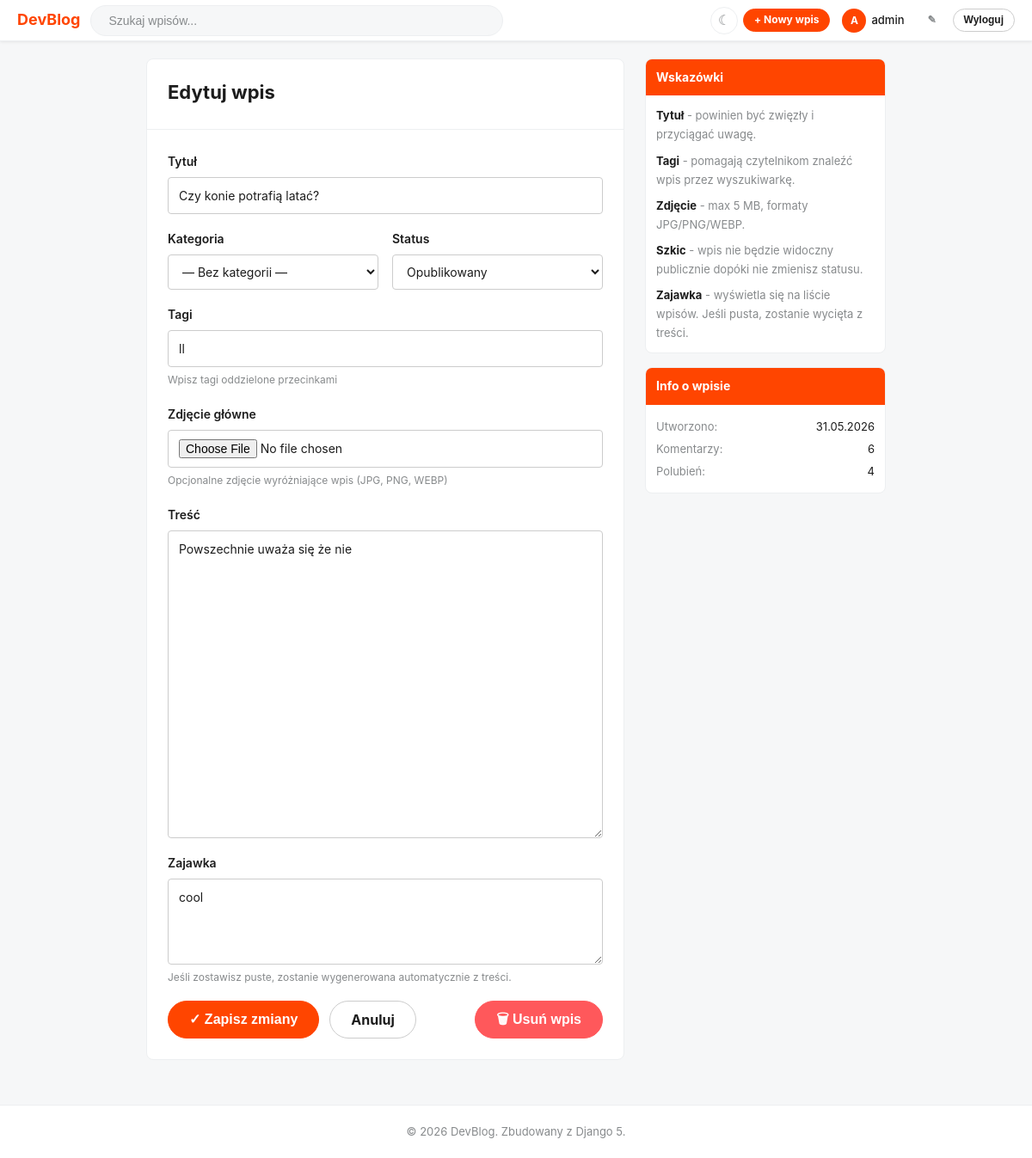
The page /wpis/1/edytuj/ (signed in) on the database its author committed.
### blog/models.py (models this page shows, shortened)
class Post(models.Model):
    STATUS_DRAFT = "draft"
    STATUS_PUBLISHED = "published"
    STATUS_CHOICES = [
        (STATUS_DRAFT, "Szkic"),
        (STATUS_PUBLISHED, "Opublikowany"),
    ]
    title = models.CharField(max_length=250, verbose_name="Tytuł")
    slug = models.SlugField(max_length=250, unique_for_date="publish_date", verbose_name="Slug")
    author = models.ForeignKey(
        User, on_delete=models.CASCADE, related_name="posts", verbose_name="Autor"
    )
    category = models.ForeignKey(
        Category, on_delete=models.SET_NULL, null=True, blank=True,
        related_name="posts", verbose_name="Kategoria"
    )
    body = models.TextField(verbose_name="Treść")
    excerpt = models.TextField(max_length=500, blank=True, verbose_name="Zajawka")
    image = models.ImageField(
        upload_to=post_image_path,
        null=True,
        blank=True,
        verbose_name="Zdjęcie główne",
        help_text="Opcjonalne zdjęcie wyróżniające wpis (JPG, PNG, WEBP)"
    )
    status = models.CharField(
        max_length=10, choices=STATUS_CHOICES, default=STATUS_DRAFT, verbose_name="Status"
    )
    publish_date = models.DateTimeField(default=timezone.now, verbose_name="Data publikacji")
    created_at = models.DateTimeField(auto_now_add=True)
    updated_at = models.DateTimeField(auto_now=True)
    likes = models.ManyToManyField(
        User, related_name="liked_posts", blank=True, verbose_name="Polubienia"
    )
    tags = TaggableManager(blank=True, verbose_name="Tagi")
    class Meta:
        verbose_name = "Wpis"
        verbose_name_plural = "Wpisy"
        ordering = ["-publish_date"]
        indexes = [
            models.Index(fields=["-publish_date"]),
            models.Index(fields=["status"]),
            models.Index(fields=["slug"]),
        ]
    def get_absolute_url(self):
        return reverse(
            "blog:post_detail",
            kwargs={
                "year": self.publish_date.year,
                "month": self.publish_date.month,
                "day": self.publish_date.day,
                "slug": self.slug,
            },
        )
    def get_like_count(self):
        return self.likes.count()
    def get_comment_count(self):
        return self.comments.filter(active=True).count()

### blog/views.py (the view)
# urls.py: path("wpis/<int:pk>/edytuj/", views.post_edit, name="post_edit"),
@login_required
def post_edit(request, pk):
    post = get_object_or_404(Post, pk=pk)
    if request.user != post.author and not request.user.is_staff:
        messages.error(request, "Nie masz uprawnień do edycji tego wpisu.")
        return redirect(post.get_absolute_url())
    if request.method == "POST":
        form = PostForm(request.POST, request.FILES, instance=post)
        if form.is_valid():
            updated_post = form.save(commit=False)
            updated_post.save()
            tags_value = form.cleaned_data.get("tags_input", "")
            if tags_value.strip():
                tag_list = [t.strip() for t in tags_value.split(",") if t.strip()]
                post.tags.set(tag_list)
            else:
                post.tags.clear()
    else:
        form = PostForm(instance=post)
    return render(request, "blog/post_form.html", {
        "form": form,
        "post": post,
        "page_title": f"Edytuj: {post.title}",
        "action": "edit",
    })

### blog/models.py (called while the page is built)
    def __str__(self):
        return self.name

### templates/blog/post_form.html (shortened to what this page needs)
{% extends "blog/base.html" %}
{% block content %}
<div class="layout" style="max-width:900px; grid-template-columns: 1fr 280px;">
    <main>
        <div class="post-detail">
            <div class="post-detail__header">
                <h1 class="post-detail__title" style="font-size:22px;">
                    {% if action == "create" %} Nowy wpis{% else %} Edytuj wpis{% endif %}
                </h1>
            </div>
            <div class="post-detail__body" style="padding:24px;">
                <form method="post" enctype="multipart/form-data">
                    <div class="form-group">
                        <label class="form-label" for="{{ form.title.id_for_label }}">
                            {{ form.title.label }}
                        </label>
                        {{ form.title }}
                    </div>
                    <div style="display:grid; grid-template-columns:1fr 1fr; gap:16px;">
                        <div class="form-group">
                            <label class="form-label" for="{{ form.category.id_for_label }}">
                                {{ form.category.label }}
                            </label>
                            {{ form.category }}
                        </div>
                        <div class="form-group">
                            <label class="form-label" for="{{ form.status.id_for_label }}">
                                {{ form.status.label }}
                            </label>
                            {{ form.status }}
                        </div>
                    </div>
                    <div class="form-group">
                        <label class="form-label" for="{{ form.tags_input.id_for_label }}">
                            {{ form.tags_input.label }}
                        </label>
                        {{ form.tags_input }}
                        <p class="form-hint">{{ form.tags_input.help_text }}</p>
                    </div>
                    <div class="form-group">
                        <label class="form-label" for="{{ form.image.id_for_label }}">
                            {{ form.image.label }}
                        </label>
                        {{ form.image }}
                        <p class="form-hint">{{ form.image.help_text }}</p>
                    </div>
                    <div class="form-group">
                        <label class="form-label" for="{{ form.body.id_for_label }}">
                            {{ form.body.label }}
                        </label>
                        {{ form.body }}
                    </div>
                    <div class="form-group">
                        <label class="form-label" for="{{ form.excerpt.id_for_label }}">
                            {{ form.excerpt.label }}
                        </label>
                        {{ form.excerpt }}
                        <p class="form-hint">Jeśli zostawisz puste, zostanie wygenerowana automatycznie z treści.</p>
                    </div>
                    <div style="display:flex; gap:12px; flex-wrap:wrap; margin-top:8px;">
                        <button type="submit" class="btn btn--primary btn--lg">
                            {% if action == "create" %}&#10003; Opublikuj wpis{% else %}&#10003; Zapisz zmiany{% endif %}
                        </button>
                        {% if action == "edit" and post %}
                        <a href="{{ post.get_absolute_url }}" class="btn btn--outline btn--lg">
                            Anuluj
                        </a>
                        <button
                            type="button"
                            class="btn btn--danger btn--lg"
                            onclick="document.getElementById('delete-form').style.display='block'; this.style.display='none';"
                            style="margin-left:auto;"
                        >
                            &#128465; Usuń wpis
                        </button>
                        {% else %}
                        <a href="{% url 'blog:home' %}" class="btn btn--outline btn--lg">
                            Anuluj
                        </a>
                        {% endif %}
                    </div>
                </form>
            </div>
        </div>
    </main>
    <aside class="sidebar">
        <div class="sidebar__widget">
            <div class="sidebar__widget-header"> Wskazówki</div>
            <div class="sidebar__widget-body" style="font-size:13px; line-height:1.7; color: var(--color-text-meta);">
                <p style="margin-bottom:8px;"><strong style="color:var(--color-text);">Tytuł</strong> - powinien być zwięzły i przyciągać uwagę.</p>
                <p style="margin-bottom:8px;"><strong style="color:var(--color-text);">Tagi</strong> - pomagają czytelnikom znaleźć wpis przez wyszukiwarkę.</p>
                <p style="margin-bottom:8px;"><strong style="color:var(--color-text);">Zdjęcie</strong> - max 5 MB, formaty JPG/PNG/WEBP.</p>
                <p style="margin-bottom:8px;"><strong style="color:var(--color-text);">Szkic</strong> - wpis nie będzie widoczny publicznie dopóki nie zmienisz statusu.</p>
                <p><strong style="color:var(--color-text);">Zajawka</strong> - wyświetla się na liście wpisów. Jeśli pusta, zostanie wycięta z treści.</p>
            </div>
        </div>
        {% if action == "edit" and post %}
        <div class="sidebar__widget">
            <div class="sidebar__widget-header"> Info o wpisie</div>
            <div class="sidebar__widget-body" style="font-size:13px; line-height:2;">
                <div style="display:flex; justify-content:space-between;">
                    <span style="color: var(--color-text-meta);">Utworzono:</span>
                    <span>{{ post.created_at|date:"d.m.Y" }}</span>
                </div>
                <div style="display:flex; justify-content:space-between;">
                    <span style="color: var(--color-text-meta);">Komentarzy:</span>
                    <span>{{ post.get_comment_count }}</span>
                </div>
                <div style="display:flex; justify-content:space-between;">
                    <span style="color: var(--color-text-meta);">Polubień:</span>
                    <span>{{ post.get_like_count }}</span>
                </div>
            </div>
        </div>
        {% endif %}
    </aside>
</div>
{% endblock %}

### blog/templates/blog/base.html (shortened to what this page needs)
{% load static %}
{% load humanize %}
<!DOCTYPE html>
<html lang="pl">
<head>
    <link rel="stylesheet" href="{% static 'css/style.css' %}">
</head>
<body>
<nav class="navbar">
    <div class="navbar__inner">
        <a href="{% url 'blog:home' %}" class="navbar__logo">
            DevBlog
        </a>
        <div class="navbar__search">
            <form class="navbar__search-form" method="get" action="{% url 'blog:search' %}">
                <input
                    type="search"
                    name="q"
                    class="navbar__search-input"
                    placeholder="Szukaj wpisów..."
                    value="{{ request.GET.q|default:'' }}"
                    autocomplete="off"
                >
            </form>
        </div>
        <div class="navbar__actions">
            <button class="dark-mode-toggle" id="darkModeToggle" title="Przełącz dark mode">
            </button>
            {% if user.is_authenticated %}
                <a href="{% url 'blog:post_create' %}" class="btn btn--primary btn--sm">
                    &#43; Nowy wpis
                </a>
                <a href="{% url 'blog:profile_detail' username=user.username %}" class="navbar__user">
                    <div class="navbar__avatar">{{ user.username|first|upper }}</div>
                    {{ user.username }}
                </a>
                <a href="{% url 'blog:profile_edit' %}" class="btn btn--ghost btn--sm">&#9998;</a>
                <form method="post" action="{% url 'blog:logout' %}" style="display:inline;">
                    <button type="submit" class="btn btn--outline btn--sm">Wyloguj</button>
                </form>
            {% else %}
                <a href="{% url 'blog:login' %}" class="btn btn--outline btn--sm">Zaloguj</a>
                <a href="{% url 'blog:register' %}" class="btn btn--primary btn--sm">Zarejestruj</a>
            {% endif %}
        </div>
    </div>
</nav>
{% block content %}{% endblock %}
<footer class="footer">
    <p>&copy; {% now "Y" %} DevBlog. Zbudowany z Django 5.</p>
</footer>
</body>
</html>

### rows shown on the page
Post: title "Czy konie potrafią latać?", category "— Bez kategorii —", status "Opublikowany", body "Powszechnie uważa się że nie", excerpt "cool", created_at "31.05.2026", get_comment_count "6", get_like_count "4"

### other values the page prints
{{ user.username|first|upper }} "A"
{{ user.username }} "admin"
